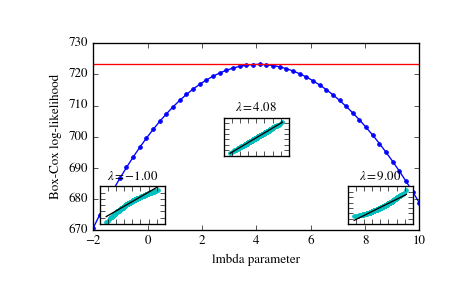

Source code (Python):
from scipy import stats
import matplotlib.pyplot as plt
from mpl_toolkits.axes_grid1.inset_locator import inset_axes
np.random.seed(1245)

# Generate some random variates and calculate Box-Cox log-likelihood values
# for them for a range of ``lmbda`` values:

x = stats.loggamma.rvs(5, loc=10, size=1000)
lmbdas = np.linspace(-2, 10)
llf = np.zeros(lmbdas.shape, dtype=np.float)
for ii, lmbda in enumerate(lmbdas):
    llf[ii] = stats.boxcox_llf(lmbda, x)

# Also find the optimal lmbda value with `boxcox`:

x_most_normal, lmbda_optimal = stats.boxcox(x)

# Plot the log-likelihood as function of lmbda.  Add the optimal lmbda as a
# horizontal line to check that that's really the optimum:

fig = plt.figure()
ax = fig.add_subplot(111)
ax.plot(lmbdas, llf, 'b.-')
ax.axhline(stats.boxcox_llf(lmbda_optimal, x), color='r')
ax.set_xlabel('lmbda parameter')
ax.set_ylabel('Box-Cox log-likelihood')

# Now add some probability plots to show that where the log-likelihood is
# maximized the data transformed with `boxcox` looks closest to normal:

locs = [3, 10, 4]  # 'lower left', 'center', 'lower right'
for lmbda, loc in zip([-1, lmbda_optimal, 9], locs):
    xt = stats.boxcox(x, lmbda=lmbda)
    (osm, osr), (slope, intercept, r_sq) = stats.probplot(xt)
    ax_inset = inset_axes(ax, width="20%", height="20%", loc=loc)
    ax_inset.plot(osm, osr, 'c.', osm, slope*osm + intercept, 'k-')
    ax_inset.set_xticklabels([])
    ax_inset.set_yticklabels([])
    ax_inset.set_title('$\lambda=%1.2f$' % lmbda)

plt.show()
